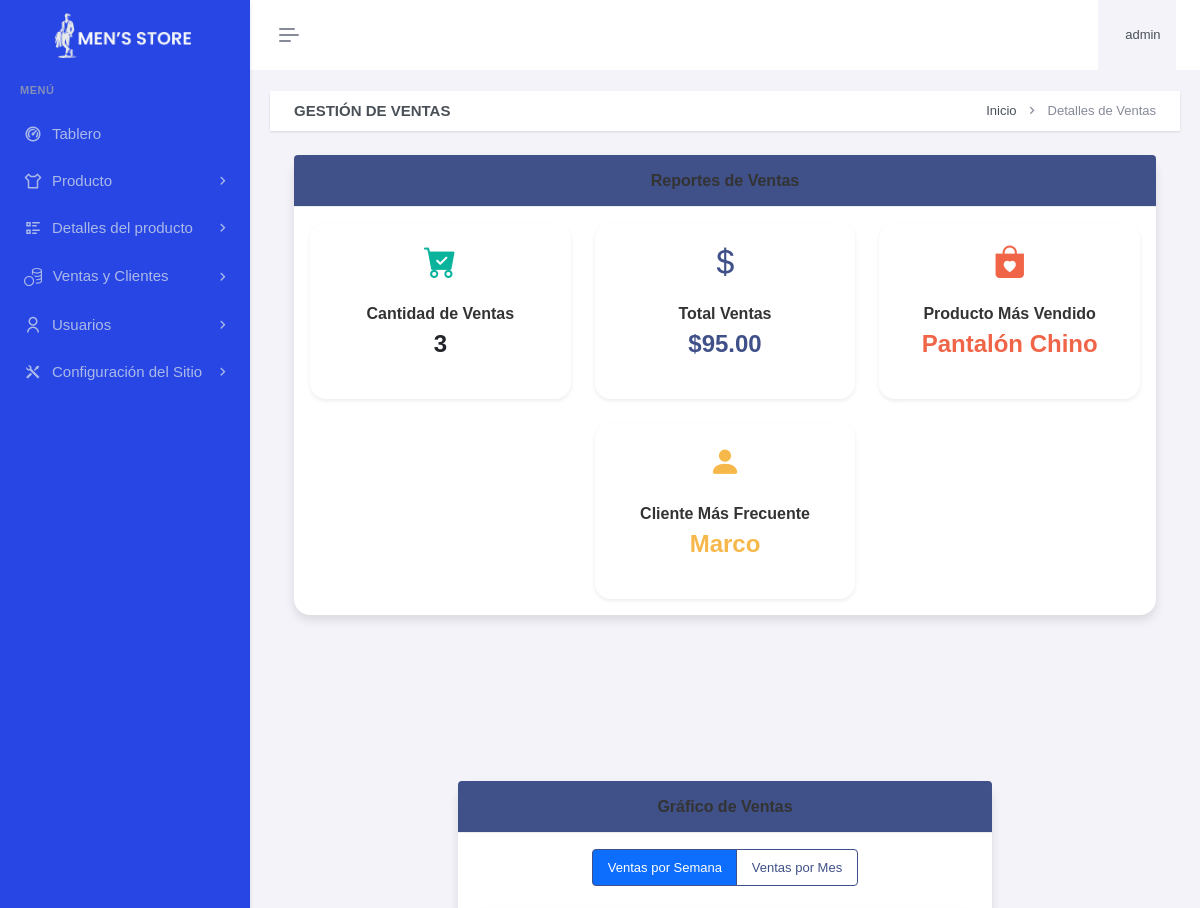
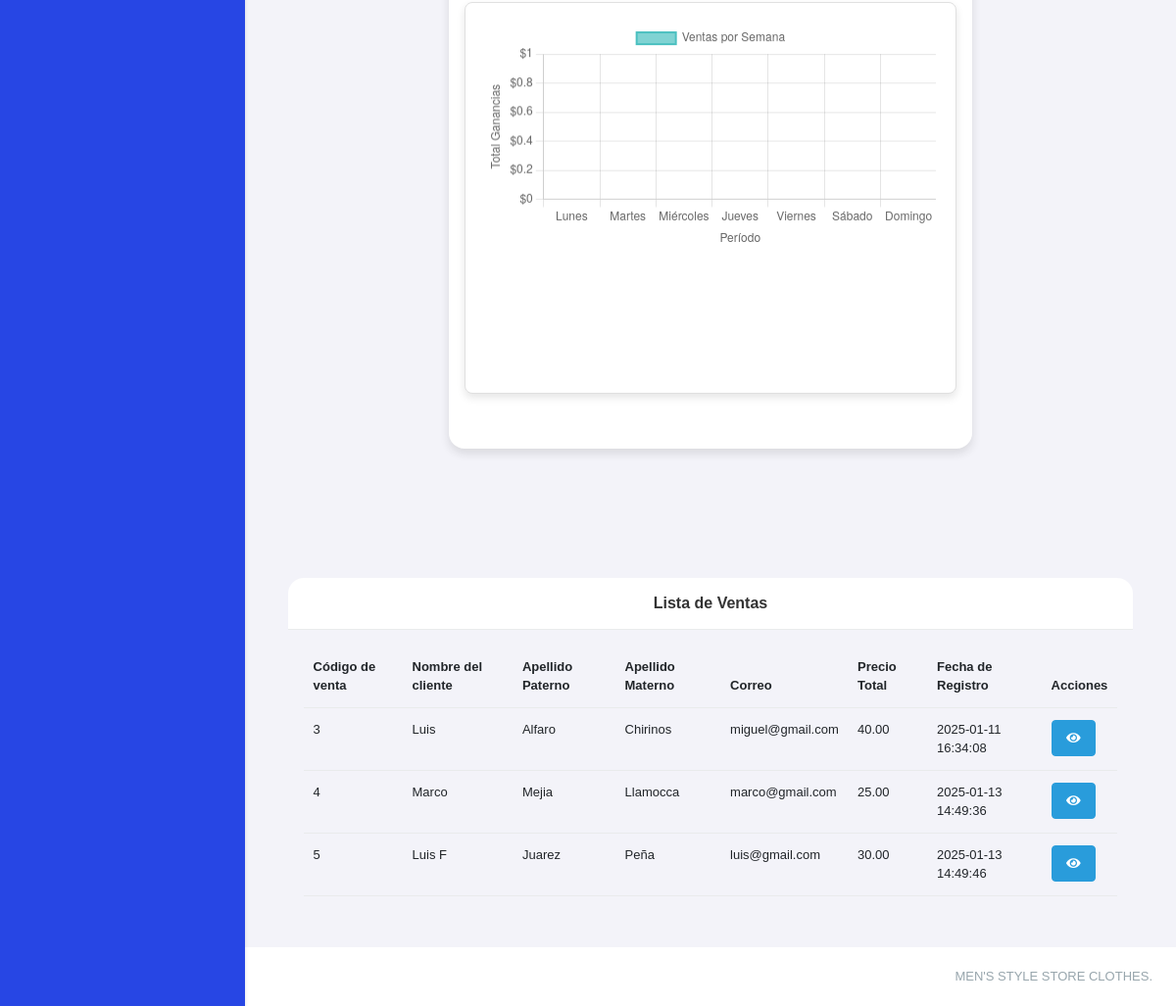
Page /paneladministrador/ventasclientes/ventas/gestionar-ventas.php (signed in) on the earlier database version (2 pictures, top to bottom).
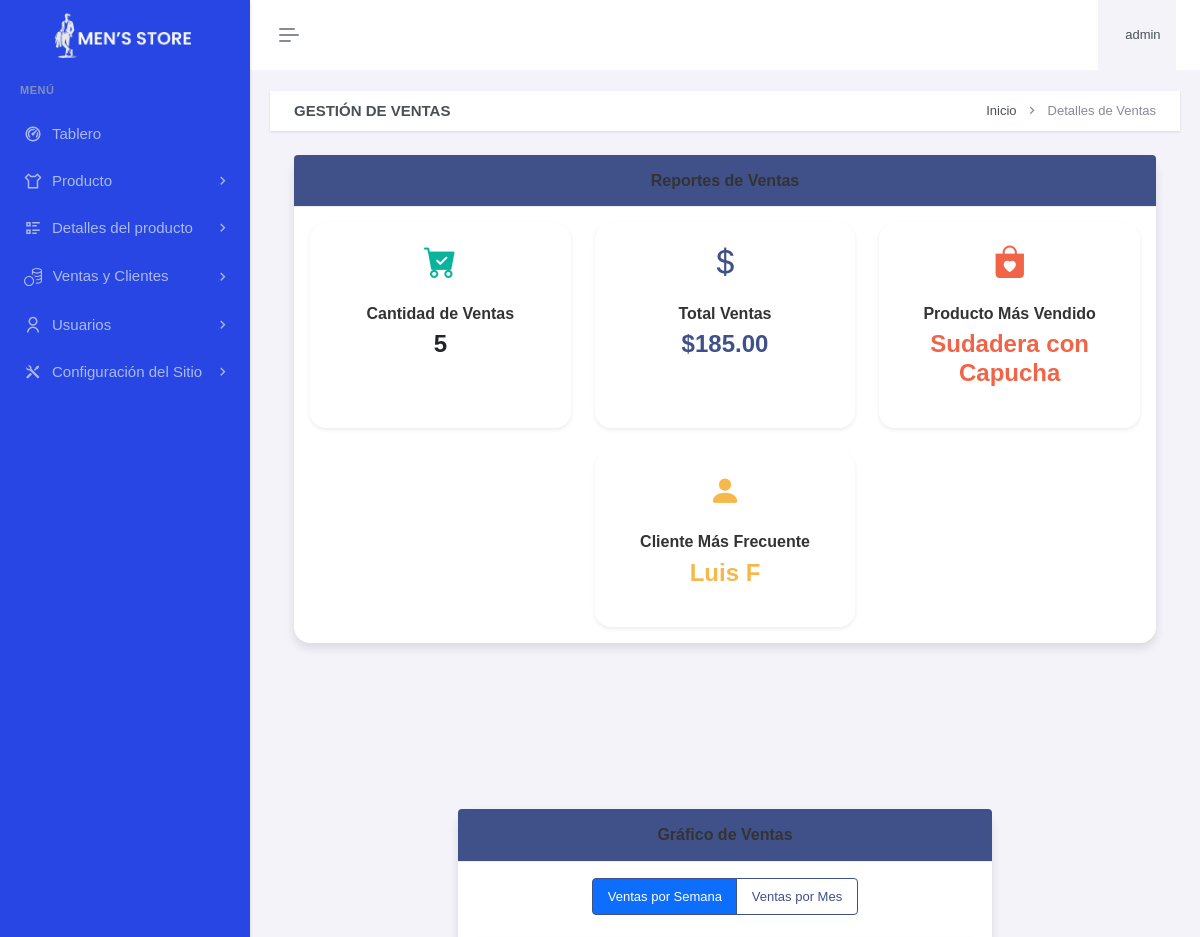
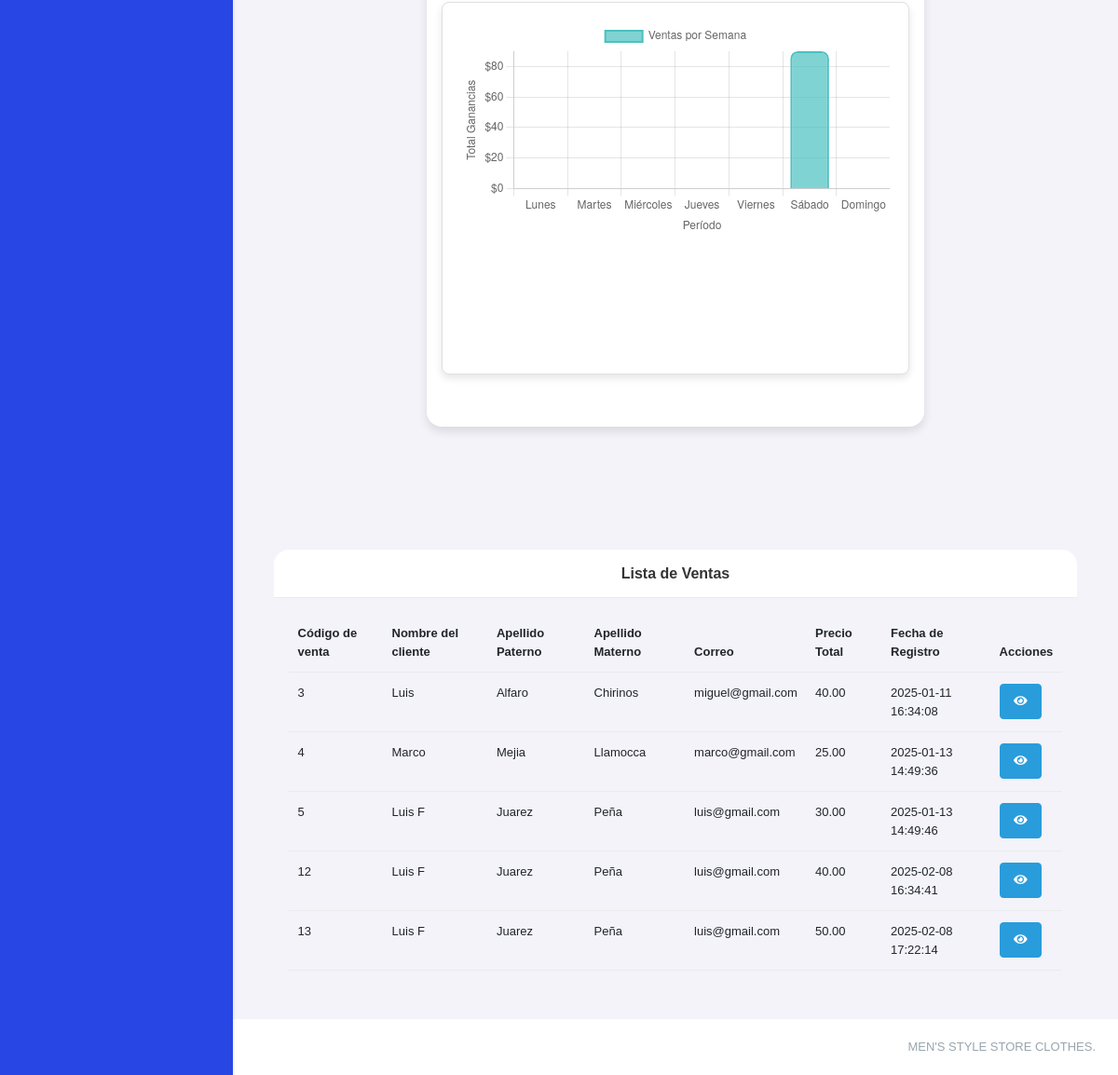
Same page on the later database version (2 pictures, top to bottom).
### tables this page shows
CREATE TABLE `ventas` (
  `venId` int(11) NOT NULL,
  `cliId` int(11) DEFAULT NULL,
  `venFechaRegis` datetime DEFAULT current_timestamp() ON UPDATE current_timestamp()
);

CREATE TABLE `cliente` (
  `cliId` int(11) NOT NULL,
  `cliDni` char(8) NOT NULL,
  `cliNombre` varchar(100) DEFAULT NULL,
  `cliApellidoPaterno` varchar(100) DEFAULT NULL,
  `cliApellidoMaterno` varchar(100) DEFAULT NULL,
  `cliCorreo` varchar(150) DEFAULT NULL,
  `cliFechaRegis` datetime DEFAULT current_timestamp() ON UPDATE current_timestamp(),
  `cliFechaNacimiento` date DEFAULT NULL
);

### paneladministrador/ventasclientes/ventas/gestionar-ventas.php (the view, shortened to what this page needs)
<?php
include "../../header.php";
include "../../sidebar.php";
$queryCantidadVentas = "SELECT COUNT(*) AS cantidad FROM ventas v inner join detalleventa dv on dv.venId=v.venId";
$resultCantidad = mysqli_query($con, $queryCantidadVentas);
$cantidadVentas = mysqli_fetch_assoc($resultCantidad)['cantidad'];
$queryTotalVentas = "SELECT SUM(detVenPrecio * detVenCantidad) AS total FROM detalleventa";
$resultTotal = mysqli_query($con, $queryTotalVentas);
$totalVentas = mysqli_fetch_assoc($resultTotal)['total'];
$queryProductoFrecuente = "
    SELECT p.proNombre
    FROM detalleventa dv
    INNER JOIN stock s ON dv.stoId = s.stoId
    INNER JOIN producto p ON s.proId = p.proId
    GROUP BY p.proId
    ORDER BY SUM(dv.detVenCantidad) DESC
    LIMIT 1";
$resultProducto = mysqli_query($con, $queryProductoFrecuente);
$productoFrecuente = ($resultProducto && mysqli_num_rows($resultProducto) > 0) ? mysqli_fetch_assoc($resultProducto)['proNombre'] : 'N/A';
$queryClienteFrecuente = "
    SELECT c.cliNombre
    FROM ventas v
    INNER JOIN cliente c ON v.cliId = c.cliId
    GROUP BY v.cliId
    ORDER BY COUNT(v.cliId) DESC
    LIMIT 1";
$resultCliente = mysqli_query($con, $queryClienteFrecuente);
$clienteFrecuente = ($resultCliente && mysqli_num_rows($resultCliente) > 0) ? mysqli_fetch_assoc($resultCliente)['cliNombre'] : 'N/A';
?>
<div class="main-content">
    <div class="page-content">
        <div class="container-fluid">
            <div class="row">
                <div class="col-12">
                    <div class="page-title-box d-sm-flex align-items-center justify-content-between">
                        <h4 class="mb-sm-0">Gestión de Ventas</h4>
                        <div class="page-title-right">
                            <ol class="breadcrumb m-0">
                                <li class="breadcrumb-item"><a href="#">Inicio</a></li>
                                <li class="breadcrumb-item active">Detalles de Ventas</li>
                            </ol>
                        </div>
                    </div>
                </div>
            </div>
            <div class="row">
  <div class="col-12">
    <div class="card shadow-lg border-0 rounded-4">
      <div class="card-header bg-primary text-white rounded-top-4 py-3">
        <h5 class="card-title mb-0 text-center">Reportes de Ventas</h5>
      </div>
      <div class="card-body">
        <div class="row g-4">
          <div class="col-md-4">
            <div class="card border-0 shadow-sm text-center h-100">
              <div class="card-body">
                <div class="mb-3">
                  <i class="bi bi-cart-check-fill text-success fs-1"></i>
                </div>
                <h5 class="card-title">Cantidad de Ventas</h5>
                <p class="card-text display-6 fw-bold" id="cantidad-ventas">
                  <?php echo htmlspecialchars($cantidadVentas); ?>
                </p>
              </div>
            </div>
          </div>
          <div class="col-md-4">
            <div class="card border-0 shadow-sm text-center h-100">
              <div class="card-body">
                <div class="mb-3">
                  <i class="bi bi-currency-dollar text-primary fs-1"></i>
                </div>
                <h5 class="card-title">Total Ventas</h5>
                <p class="card-text display-6 fw-bold text-primary" id="total-ventas">
                  <?php echo '$' . number_format($totalVentas, 2); ?>
                </p>
              </div>
            </div>
          </div>
          <div class="col-md-4">
            <div class="card border-0 shadow-sm text-center h-100">
              <div class="card-body">
                <div class="mb-3">
                  <i class="bi bi-bag-heart-fill text-danger fs-1"></i>
                </div>
                <h5 class="card-title">Producto Más Vendido</h5>
                <p class="card-text display-6 fw-bold text-danger" id="producto-mas-vendido">
                  <?php echo htmlspecialchars($productoFrecuente); ?>
                </p>
              </div>
            </div>
          </div>
        </div>
        <div class="row mt-4">
          <div class="col-md-4 mx-auto">
            <div class="card border-0 shadow-sm text-center h-100">
              <div class="card-body">
                <div class="mb-3">
                  <i class="bi bi-person-fill text-warning fs-1"></i>
                </div>
                <h5 class="card-title">Cliente Más Frecuente</h5>
                <p class="card-text display-6 fw-bold text-warning" id="cliente-frecuente">
                  <?php echo htmlspecialchars($clienteFrecuente); ?>
                </p>
              </div>
            </div>
          </div>
        </div>
      </div>
    </div>
  </div>
</div>
<link rel="stylesheet" href="https://cdn.jsdelivr.net/npm/bootstrap-icons/font/bootstrap-icons.css">
<div class="page-content">
    <div class="container py-5">
        <div class="row justify-content-center">
            <div class="col-lg-8">
                <div class="card shadow-lg border-0">
                    <div class="card-header bg-primary text-white text-center">
                        <h5 class="card-title mb-0"><strong>Gráfico de Ventas</strong></h5>
                    </div>
                    <div class="card-body">
                        <div class="d-flex justify-content-center mb-4">
                            <div class="btn-group" role="group" aria-label="Botones de gráfico">
                                <button class="btn btn-outline-primary active" id="btn-ventas-semana">Ventas por Semana</button>
                                <button class="btn btn-outline-primary" id="btn-ventas-mes">Ventas por Mes</button>
                            </div>
                        </div>
                        <div class="chart-container position-relative">
                            <canvas id="ventasChart"></canvas>
                        </div>
                    </div>
                </div>
            </div>
        </div>
    </div>
</div>
<div class="card-header">
    <h5 class="card-title mb-0">Lista de Ventas</h5>
</div>
<div class="card-body">
    <table class="table table-hover" id="detallesTable">
        <thead>
            <tr>
                <th>Código de venta</th>
                <th>Nombre del cliente</th>
                <th>Apellido Paterno</th>
                <th>Apellido Materno</th>
                <th>Correo</th>
                <th>Precio Total</th>
                <th>Fecha de Registro</th>
                <th>Acciones</th>
            </tr>
        </thead>
        <tbody>
            <?php
            $query = "SELECT v.venId, c.cliNombre, c.cliApellidoPaterno, c.cliApellidoMaterno, c.cliCorreo, SUM(d.detVenCantidad * d.detVenPrecio) AS total, v.venFechaRegis FROM detalleventa d INNER JOIN ventas v ON d.venId = v.venId INNER JOIN cliente c ON v.cliId = c.cliId GROUP BY v.venId, c.cliNombre, c.cliApellidoPaterno, c.cliApellidoMaterno, c.cliCorreo, v.venFechaRegis;";
            $result = mysqli_query($con, $query);
            while ($row = mysqli_fetch_assoc($result)) {
                echo "
                <tr id='detalle-{$row['venId']}'>
                    <td>{$row['venId']}</td>
                    <td>{$row['cliNombre']}</td>
                    <td>{$row['cliApellidoPaterno']}</td>
                    <td>{$row['cliApellidoMaterno']}</td>
                    <td>{$row['cliCorreo']}</td>
                    <td>{$row['total']}</td>
                    <td>{$row['venFechaRegis']}</td>
                    <td>
                        <a href='ver-detalles-venta.php?venId={$row['venId']}' class='btn btn-info'>
                            <i class='fa fa-eye'></i>
                        </a>
                    </td>
                </tr>";
            }
            ?>
        </tbody>
    </table>
</div>
<link href="https://cdnjs.cloudflare.com/ajax/libs/font-awesome/5.15.4/css/all.min.css" rel="stylesheet">
<?php include "../../footer.php"; ?>

### paneladministrador/header.php (shortened to what this page needs)
<?php
if (!isset($_SESSION['admin_id'])) {
    header("Location: /paneladministrador/login.php");
} else {
    $username = $_SESSION['admin_username'];
}
?>
<!DOCTYPE html>
<html lang="es" data-layout="vertical" data-topbar="light" data-sidebar="dark" data-sidebar-size="lg" data-sidebar-image="none">
<head>
    <link href="/paneladministrador/recursos/css/bootstrap.min.css" rel="stylesheet" type="text/css" />
    <link href="/paneladministrador/recursos/css/icons.min.css" rel="stylesheet" type="text/css" />
    <link href="/paneladministrador/recursos/css/app.min.css" rel="stylesheet" type="text/css" />
    <link href="/paneladministrador/reportes/style-reportes.css" rel="stylesheet" type="text/css" />
</head>
<body>
    <div id="layout-wrapper">
        <header id="page-topbar">
            <div class="layout-width">
                <div class="navbar-header">
                    <div class="d-flex">
                        <button type="button" class="btn btn-sm px-3 fs-16 header-item vertical-menu-btn topnav-hamburger" id="topnav-hamburger-icon">
                            <span class="hamburger-icon">
                                <span></span>
                                <span></span>
                                <span></span>
                            </span>
                        </button>
                    </div>
                    <div class="d-flex align-items-center">
                        <div class="dropdown ms-sm-3 header-item topbar-user">
                            <button type="button" class="btn" id="page-header-user-dropdown" data-bs-toggle="dropdown" aria-haspopup="true" aria-expanded="false">
                                <span class="d-flex align-items-center">
                                    <span class="text-start ms-xl-2">
                                        <span class="d-xl-inline-block ms-1 fw-medium user-name-text"><?php print $username;?></span>
                                    </span>
                                </span>
                            </button>
                        </div>
                    </div>
                </div>
            </div>
        </header>

### paneladministrador/sidebar.php (shortened to what this page needs)
<div class="app-menu navbar-menu">
  <div class="navbar-brand-box">
    <a href="/paneladministrador/index.php" class="logo logo-light">
      <span class="logo-lg">
        <img src="/paneladministrador/recursos/images/mens-store.png" alt="logo" height="45">
      </span>
    </a>
  </div>
<div id="scrollbar">
    <div class="container-fluid">
      <ul class="navbar-nav" id="navbar-nav">
        <li class="menu-title"><span data-key="t-menu">Menú</span></li>
        <li class="nav-item">
                <a href="/paneladministrador/index.php" class="nav-link" data-key="t-analytics">  <i class="ri-dashboard-2-line"></i> <span data-key="t-dashboards"> Tablero </span></a>
              </li>
                  <li class="nav-item">
                            <a class="nav-link menu-link" href="#sidebarP" data-bs-toggle="collapse" role="button" aria-expanded="true" aria-controls="sidebarLanding">
                            <i class="ri-t-shirt-line"></i>
                            <span data-key="t-landing">Producto</span>
                            </a>
                      </li>
                      <li class="nav-item">
                            <a class="nav-link menu-link" href="#sidebarDP" data-bs-toggle="collapse" role="button" aria-expanded="true" aria-controls="sidebarLanding">
                            <i class="ri-list-check-2"></i>
                            <span data-key="t-landing">Detalles del producto</span>
                            </a>
                        </li>
                        <li class="nav-item">
                          <a class="nav-link menu-link" href="#sidebarAdmin" data-bs-toggle="collapse" role="button" aria-expanded="true" aria-controls="sidebarLanding">
                            <i></i>
                            <span data-key="t-landing">Ventas y Clientes</span>
                          </a>
                        </li>
                        <li class="nav-item">
                            <a class="nav-link menu-link" href="#sidebarU" data-bs-toggle="collapse" role="button" aria-expanded="true" aria-controls="sidebarLanding">
                                <i class="ri-user-line"></i> <span data-key="t-landing">Usuarios</span>
                            </a>
                        </li>
                        <li class="nav-item">
                            <a class="nav-link menu-link" href="#sidebarCS" data-bs-toggle="collapse" role="button" aria-expanded="true" aria-controls="sidebarLanding">
                                <i class="ri-tools-fill"></i> <span data-key="t-landing"> Configuración del Sitio </span>
                            </a>
                        </li>
      </ul>
    </div>
  </div>
  <div class="sidebar-background"></div>
</div>

### paneladministrador/footer.php (shortened to what this page needs)
    <footer class="footer">
        <div class="container-fluid">
            <div class="row">
                <div class="col-sm-6">
                </div>
                <div class="col-sm-6">
                    <div class="text-sm-end d-none d-sm-block">
                        MEN'S STYLE STORE CLOTHES.
                    </div>
                </div>
            </div>
        </div>
    </footer>
</div>
</body>
</html>

### paneladministrador/ventasclientes/ventas/gestionar-ventas.php (style rules this page uses)
.card { transition: transform 0.2s ease-in-out; }
.card-title { font-weight: 600; }
.display-6 { font-size: 1.5rem; }
.main-content { padding: 20px; }
.chart-container { position: relative; margin: auto; max-width: 600px; margin-bottom: 40px; border: 1px solid #e0e0e0; border-radius: 8px; padding: 20px; box-shadow: 0 4px 8px rgba(0, 0, 0, 0.1); background-color: #ffffff; }
h5 { text-align: center; color: #333; }
.chart-container { height: 400px; position: relative; }
.btn-group .btn.active { background-color: #0d6efd; color: #fff; }
.btn-group .btn { transition: background-color 0.3s, color 0.3s; }
.card { border-radius: 16px; box-shadow: 0 4px 6px rgba(0, 0, 0, 0.1); }
.card-header { border-top-left-radius: 16px; border-top-right-radius: 16px; }

Differences in the rows shown:
added ventas: venId "12", cliId.cliNombre "Luis F", cliId.cliApellidoPaterno "Juarez", cliId.cliApellidoMaterno "Peña", cliId.cliCorreo "luis@gmail.com", total "40.00", venFechaRegis "2025-02-08 16:34:41"
added ventas: venId "13", cliId.cliNombre "Luis F", cliId.cliApellidoPaterno "Juarez", cliId.cliApellidoMaterno "Peña", cliId.cliCorreo "luis@gmail.com", total "50.00", venFechaRegis "2025-02-08 17:22:14"
Other differences:
$cantidadVentas: "3" → "5"
$totalVentas: "95.00" → "185.00"
$productoFrecuente: "Pantalón Chino" → "Sudadera con Capucha"
$clienteFrecuente: "Marco" → "Luis F"
chart data {{ json_encode($ventasPorSemana) }}: [] → [{"fecha":"2025-02-08","total":"90.00"}]
chart data {{ json_encode($ventasPorMes) }}: [{"mes":"1","total":"95.00"}] → [{"mes":"1","total":"95.00"},{"mes":"2","total":"90.00"}]
